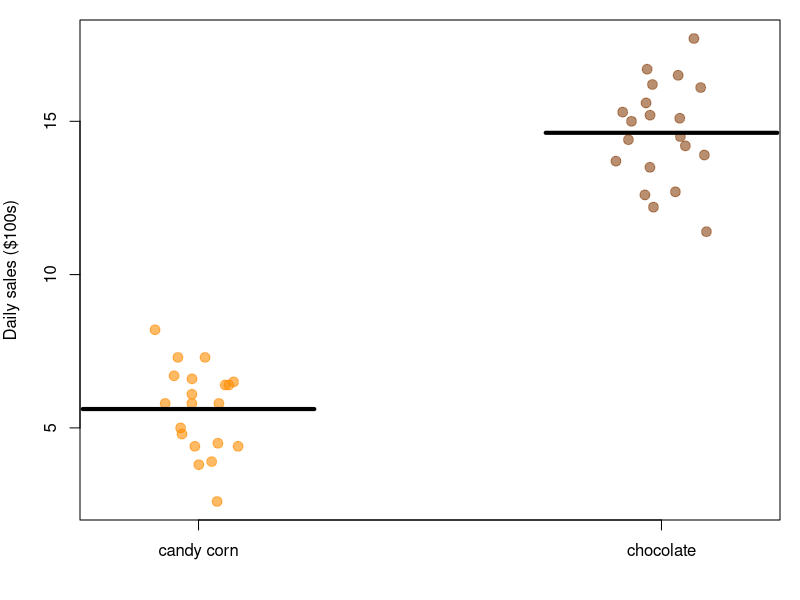
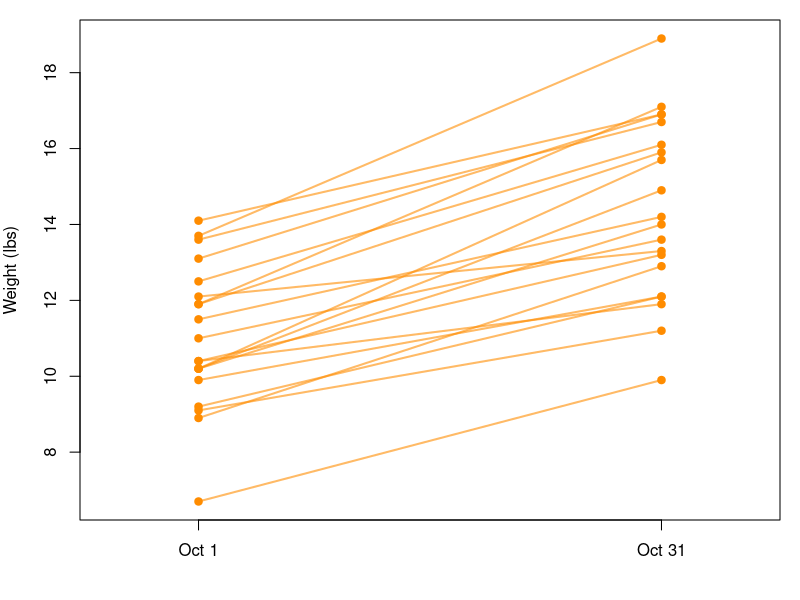

Generate these figures, in order, with R:
## ---- chunk 1
#| include: false
# same data for the static plots
candy <- data.frame(
  candy = rep(c("candy corn", "chocolate"), each = 20),
  sales = c(4.8, 5.8, 6.4, 3.8, 6.6, 5.8, 6.7, 5.8, 7.3, 3.9,
            8.2, 7.3, 4.4, 6.5, 6.1, 2.6, 6.4, 4.5, 5.0, 4.4,
            14.2, 15.1, 15.2, 12.2, 14.5, 12.6, 12.7, 14.4, 16.5, 16.1,
            13.9, 13.7, 13.5, 15.3, 16.7, 15.0, 16.2, 15.6, 17.7, 11.4)
)
pumpkin <- data.frame(
  oct1  = c(6.7, 11.5, 13.6, 11.0, 13.1, 9.1, 8.9, 10.2, 14.1, 13.7,
            10.2, 12.5, 10.4, 12.1, 9.2, 11.9, 10.2, 11.9, 10.4, 9.9),
  oct31 = c(9.9, 14.2, 16.7, 13.6, 16.9, 11.2, 12.9, 14.9, 16.9, 18.9,
            15.7, 16.1, 11.9, 13.3, 12.1, 17.1, 14.0, 15.9, 13.2, 12.1)
)
## ---- chunk 2
(56 - 50) / (8 / sqrt(16))
## ---- chunk 3
#| echo: false
#| fig-width: 6
#| fig-height: 4.2
par(mar = c(4, 4, 1, 1))
stripchart(sales ~ candy, data = candy, vertical = TRUE, method = "jitter",
           pch = 19, col = adjustcolor(c("darkorange", "chocolate4"), .6),
           ylab = "Daily sales ($100s)", xlab = "", cex = 1.3)
m <- tapply(candy$sales, candy$candy, mean)
segments(1:2 - .25, m, 1:2 + .25, m, lwd = 4)
## ---- chunk 4
#| echo: false
#| fig-width: 6
#| fig-height: 4.2
par(mar = c(4, 4, 1, 1))
plot(NA, xlim = c(.8, 2.2), ylim = range(pumpkin), xaxt = "n",
     xlab = "", ylab = "Weight (lbs)")
axis(1, at = 1:2, labels = c("Oct 1", "Oct 31"))
segments(1, pumpkin$oct1, 2, pumpkin$oct31, col = adjustcolor("darkorange", .6), lwd = 2)
points(rep(1, 20), pumpkin$oct1, pch = 19, col = "darkorange")
points(rep(2, 20), pumpkin$oct31, pch = 19, col = "darkorange")
